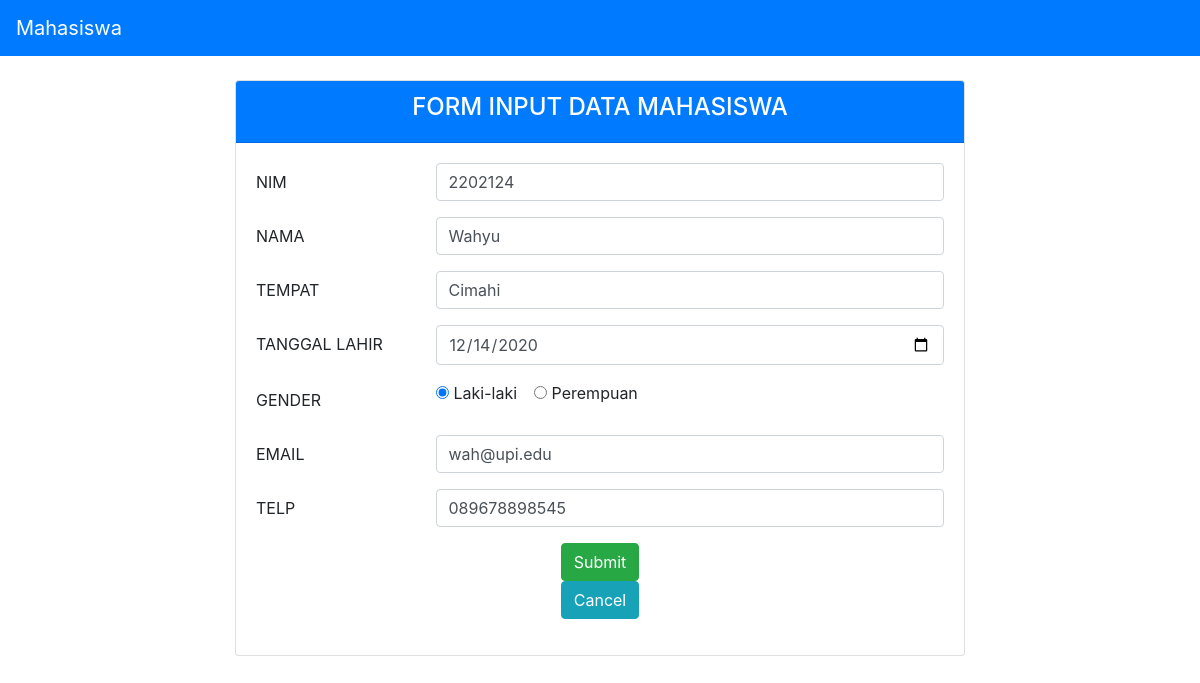
The page /MVP/index.php?edit_id=2 on the database its author committed.
### tables this page shows
CREATE TABLE `mahasiswa`  (
  `id` int NOT NULL AUTO_INCREMENT,
  `nim` varchar(100) NOT NULL,
  `nama` varchar(100) NOT NULL,
  `tempat` varchar(100) NOT NULL,
  `tl` varchar(100) NOT NULL,
  `gender` varchar(10) NOT NULL,
  `email` varchar(100) NOT NULL,
  `telp` varchar(100) NOT NULL,
  PRIMARY KEY (`id`) USING BTREE
);

### MVP/presenter/ProsesMahasiswa.php (called while the page is built, shortened)
<?php
class ProsesMahasiswa implements KontrakPresenter
{
	private $tabelmahasiswa;
	function __construct()
	{
		try {
			$db_host = "localhost";
			$db_user = "root";
			$db_password = "";
			$db_name = "mvp_php";
			$this->tabelmahasiswa = new TabelMahasiswa($db_host, $db_user, $db_password, $db_name);
		} catch (Exception $e) {
			echo "yah error" . $e->getMessage();
		}
	}
	function prosesDataMahasiswaId($id){
		$this->tabelmahasiswa->open();
		$this->tabelmahasiswa->getMahasiswaById($id);
        $row = $this->tabelmahasiswa->getResult();
		$student = new Mahasiswa();
		$student->setId($row['id']);
		$student->setNim($row['nim']);
		$student->setNama($row['nama']);
		$student->setTempat($row['tempat']);
		$student->setTl($row['tl']);
		$student->setGender($row['gender']);
		$student->setEmail($row['email']);
		$student->setTelp($row['telp']);
        return $student;
	}
}

### MVP/model/DB.class.php (called while the page is built, shortened)
<?php
class DB
{
	var $db_host = 'localhost';
	var $db_user = 'root';
	var $db_password = '';
	var $db_name = 'mvp_php';
	var $db_link = '';
	var $result = 0;
	function __construct($db_host = '', $db_user = '', $db_password = '', $db_name = '')
	{
		$this->db_host = $db_host;
		$this->db_user = $db_user;
		$this->db_password = $db_password;
		$this->db_name = $db_name;
	}
	function open()
	{
		$this->db_link = mysqli_connect($this->db_host, $this->db_user, $this->db_password, $this->db_name);
	}
	function execute($query = "")
	{
		$this->result = mysqli_query($this->db_link, $query);
		return $this->result;
	}
	function getResult()
	{
		return mysqli_fetch_array($this->result);
	}
}

### MVP/model/TabelMahasiswa.class.php (called while the page is built, shortened)
<?php
class TabelMahasiswa extends DB
{
	function getMahasiswaById($id)
	{
		$query = "SELECT * FROM mahasiswa WHERE id = '". $id ."'";
		return $this->execute($query);
	}
}

### MVP/model/Mahasiswa.class.php (called while the page is built, shortened)
<?php
class Mahasiswa
{
	var $nim = '';
	var $nama = '';
	var $tempat = '';
	var $tl = '';
	var $gender = '';
	var $email = '';
	var $telp = '';
	function __construct($id = '', $nim = '', $nama = '', $tempat = '', $tl = '', $gender = '', $email = '', $telp = '')
	{
		$this->nim = $nim;
		$this->nama = $nama;
		$this->tempat = $tempat;
		$this->tl = $tl;
		$this->gender = $gender;
		$this->email = $email;
		$this->telp = $telp;
	}
	function setNim($nim)
	{
		$this->nim = $nim;
	}
	function setNama($nama)
	{
		$this->nama = $nama;
	}
	function setTempat($tempat)
	{
		$this->tempat = $tempat;
	}
	function setTl($tl)
	{
		$this->tl = $tl;
	}
	function setGender($gender)
	{
		$this->gender = $gender;
	}
	function setEmail($email)
	{
		$this->email = $email;
	}
	function setTelp($telp)
	{
		$this->telp = $telp;
	}
	function getNim()
	{
		return $this->nim;
	}
	function getNama()
	{
		return $this->nama;
	}
	function getTempat()
	{
		return $this->tempat;
	}
	function getTl()
	{
		return $this->tl;
	}
	function getGender()
	{
		return $this->gender;
	}
	function getEmail()
	{
		return $this->email;
	}
	function getTelp()
	{
		return $this->telp;
	}
}

### MVP/view/TampilMahasiswa.php (the view, shortened to what this page needs)
<?php
include("presenter/ProsesMahasiswa.php");
class TampilMahasiswa implements KontrakView
{
	private $prosesmahasiswa;
	function __construct()
	{
		$this->prosesmahasiswa = new ProsesMahasiswa();
	}
  function tampilUpdate($id){
    $data = null;
    $mahasiswa = $this->prosesmahasiswa->prosesDataMahasiswaId($id);
		$data .= "<div class='card'>
          <div class='card-header bg-primary text-white text-center'>
            <h4>FORM INPUT DATA MAHASISWA</h4>
          </div>
          <div class='card-body'>
            <form action='index.php' method='POST'>
              <input type='hidden' name='id' value='". $id ."'>
              <div class='form-group row'>
                <label for='nim' class='col-sm-3 col-form-label'>NIM</label>
                <div class='col-sm-9'>
                  <input type='text' class='form-control' id='nim' name='nim' placeholder='Masukkan NIM' value='". $mahasiswa->getNim() ."' required>
                </div>
              </div>
              <div class='form-group row'>
                <label for='nama' class='col-sm-3 col-form-label'>NAMA</label>
                <div class='col-sm-9'>
                  <input type='text' class='form-control' id='nama' name='nama' placeholder='Masukkan Nama Lengkap' value='". $mahasiswa->getNama() ."' required>
                </div>
              </div>
              <div class='form-group row'>
                <label for='tempat' class='col-sm-3 col-form-label'>TEMPAT</label>
                <div class='col-sm-9'>
                  <input type='text' class='form-control' id='tempat' name='tempat' placeholder='Masukkan Tempat Lahir' value='". $mahasiswa->getTempat() ."' required>
                </div>
              </div>
              <div class='form-group row'>
                <label for='tanggal_lahir' class='col-sm-3 col-form-label'>TANGGAL LAHIR</label>
                <div class='col-sm-9'>
                  <input type='date' class='form-control' id='tanggal_lahir' name='tanggal_lahir' value='". $mahasiswa->getTl() ."' required>
                </div>
              </div>
              <div class='form-group row'>
                <label for='gender' class='col-sm-3 col-form-label'>GENDER</label>
                <div class='col-sm-9'>
                  <div class='form-check form-check-inline'>
                    <input class='form-check-input' type='radio' name='gender' id='laki-laki' value='Laki-laki' " . ($mahasiswa->getGender() == 'Laki-laki' ? 'checked' : '') . " required>
                    <label class='form-check-label' for='laki-laki'>Laki-laki</label>
                  </div>
                  <div class='form-check form-check-inline'>
                    <input class='form-check-input' type='radio' name='gender' id='perempuan' value='Perempuan' " . ($mahasiswa->getGender() == 'Perempuan' ? 'checked' : '') . ">
                    <label class='form-check-label' for='perempuan'>Perempuan</label>
                  </div>
                </div>
              </div>
              <div class='form-group row'>
                <label for='email' class='col-sm-3 col-form-label'>EMAIL</label>
                <div class='col-sm-9'>
                  <input type='email' class='form-control' id='email' name='email' placeholder='Masukkan Email' value='". $mahasiswa->getEmail() ."' required>
                </div>
              </div>
              <div class='form-group row'>
                <label for='telp' class='col-sm-3 col-form-label'>TELP</label>
                <div class='col-sm-9'>
                  <input type='tel' class='form-control' id='telp' name='telp' placeholder='Masukkan Nomor Telepon' value='". $mahasiswa->getTelp() ."' required>
                </div>
              </div>
              <div class='form-group row'>
                <div class='col-sm-12 text-center'>
                  <button class='btn btn-success' type='submit' name='edit'>Submit</button><br>
                  <a class='btn btn-info' href='index.php'>Cancel</a><br>
                </div>
              </div>
            </form>
          </div>
        </div>";
  }
}

### rows shown on the page
mahasiswa: nim "2202124", nama "Wahyu", tempat "Cimahi", tanggal_lahir "12/14/2020", gender "☑ Laki-laki", gender "☐ Perempuan", email "wah@upi.edu", telp "089678898545"

### other values the page prints
$this->content "Mahasiswa"
